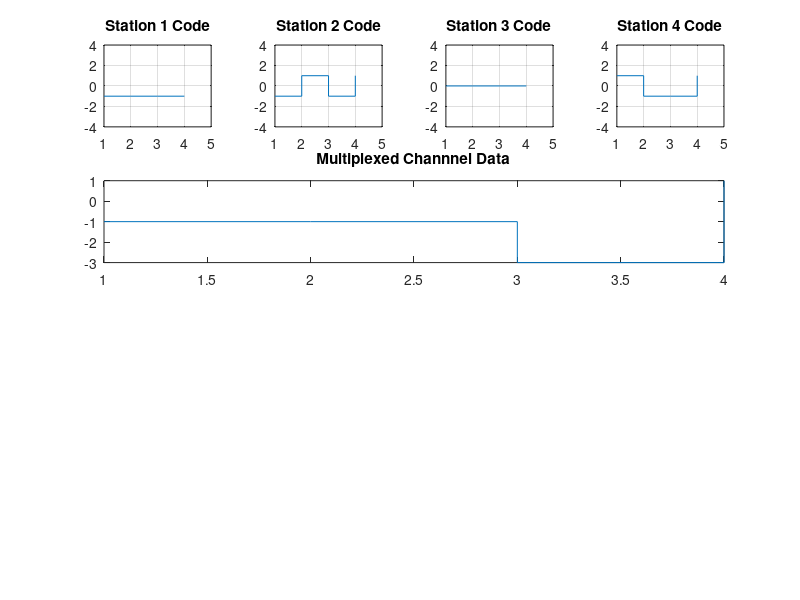

MATLAB code to generate this figure: (Note: this script raises an error after producing the figure.)
% CDMA Technique
clc
clear;
close all;
BitStream = [-1 -1 0 1];
XRange = [1 5];
YRange = [-4 4];

% Creating the Walsh Table
Walsh = 1;
for i = 1:2
    Walsh = [Walsh, Walsh; Walsh, -Walsh];
end

Multiplexed_Data = zeros(1, 4);
Encrypted_Walsh_Table = zeros(4, 4);

for row = 1:4
    for col = 1:4
        Encrypted_Walsh_Table(row, col) = BitStream(row) * Walsh(row, col);
        Multiplexed_Data(col) = Multiplexed_Data(col) + Encrypted_Walsh_Table(row, col);
    end
end

figure(1);
for Number = 1:4
    subplot(4, 4, Number);
    stairs(Encrypted_Walsh_Table(Number, :));
    str = sprintf("Station %d Code", Number);
    title(str);
    xlim(XRange);
    ylim(YRange);
    grid();
end

subplot(4, 4, 5:8);
stairs(Multiplexed_Data);
title("Multiplexed Channnel Data");
xlim(XLimiter)
ylim(YLimiter)
grid();

Demultiplexed_Data = zeros(1, 4);
Decrypted_Walsh_Table = zeros(4, 4);

for row = 1:4
    for col = 1:4
        Decrypted_Walsh_Table(row, col) = Multiplexed_Data(col) * Walsh(row, col);
        Demultiplexed_Data(row) = Demultiplexed_Data(row) + Multiplexed_Data(col) * Walsh(row, col);
    end
end
Demultiplexed_Data = Demultiplexed_Data / 4;

for Number = 1:4
    subplot(4, 4, Number+8);
    stairs(Decrypted_Walsh_Table(Number, :));
    str = sprintf("Inner Product %d", Number);
    title(str);
    xlim(XRange);
    ylim(YRange);
    grid();
end

subplot(4, 4, 13:16);
stairs(Demultiplexed_Data);
title("Demultiplexed Channnel Data");
xlim(XLimiter)
ylim(YLimiter)
grid();
